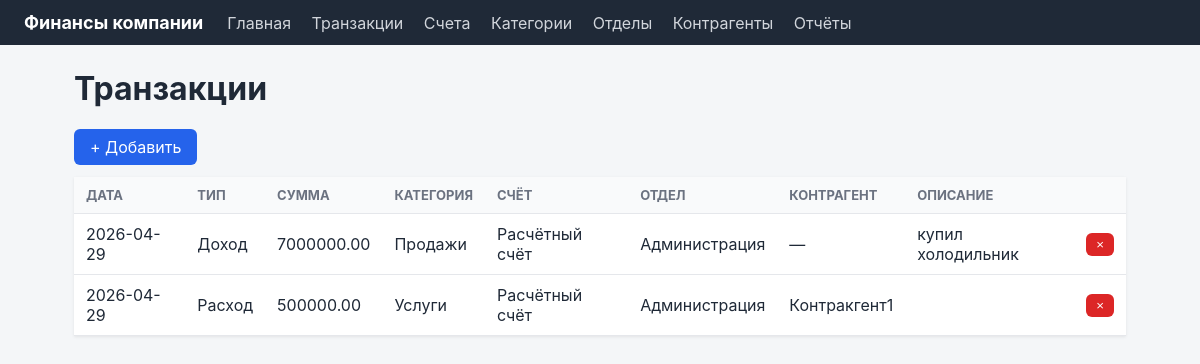
Screenshot of /transactions/ with the database file from the repository.
### app/models.py (models this page shows, shortened)
class Transaction(db.Model):
    __tablename__ = "transactions"
    id = db.Column(db.Integer, primary_key=True)
    type = db.Column(db.Enum(TransactionType), nullable=False)
    amount = db.Column(db.Numeric(14, 2), nullable=False)
    date = db.Column(db.Date, nullable=False, default=date.today)
    description = db.Column(db.String(255))
    created_at = db.Column(db.DateTime, default=datetime.utcnow)
    category_id = db.Column(db.Integer, db.ForeignKey("categories.id"), nullable=False)
    account_id = db.Column(db.Integer, db.ForeignKey("accounts.id"), nullable=False)
    department_id = db.Column(db.Integer, db.ForeignKey("departments.id"))
    counterparty_id = db.Column(db.Integer, db.ForeignKey("counterparties.id"))
    category = db.relationship("Category", back_populates="transactions")
    account = db.relationship("Account", back_populates="transactions")
    department = db.relationship("Department", back_populates="transactions")
    counterparty = db.relationship("Counterparty", back_populates="transactions")

class Category(db.Model):
    __tablename__ = "categories"
    id = db.Column(db.Integer, primary_key=True)
    name = db.Column(db.String(100), nullable=False, unique=True)
    type = db.Column(db.Enum(TransactionType), nullable=False)
    transactions = db.relationship("Transaction", back_populates="category")

class Account(db.Model):
    __tablename__ = "accounts"
    id = db.Column(db.Integer, primary_key=True)
    name = db.Column(db.String(100), nullable=False, unique=True)
    balance = db.Column(db.Numeric(14, 2), nullable=False, default=0)
    transactions = db.relationship("Transaction", back_populates="account")

class Department(db.Model):
    __tablename__ = "departments"
    id = db.Column(db.Integer, primary_key=True)
    name = db.Column(db.String(100), nullable=False, unique=True)
    description = db.Column(db.String(255))
    transactions = db.relationship("Transaction", back_populates="department")

class Counterparty(db.Model):
    __tablename__ = "counterparties"
    id = db.Column(db.Integer, primary_key=True)
    name = db.Column(db.String(150), nullable=False)
    type = db.Column(db.Enum(CounterpartyType), nullable=False)
    inn = db.Column(db.String(20))
    contact = db.Column(db.String(150))
    transactions = db.relationship("Transaction", back_populates="counterparty")

### app/routes/transactions.py (the view)
@bp.route("/")
def list_view():
    txs = Transaction.query.order_by(Transaction.date.desc()).all()
    return render_template("transactions/list.html", transactions=txs)

### app/templates/transactions/list.html (shortened to what this page needs)
{% extends "base.html" %}
{% block content %}
<h1>Транзакции</h1>
<a class="btn" href="{{ url_for('transactions.create') }}">+ Добавить</a>
<table>
    <tr>
        <th>Дата</th><th>Тип</th><th>Сумма</th><th>Категория</th>
        <th>Счёт</th><th>Отдел</th><th>Контрагент</th><th>Описание</th><th></th>
    </tr>
    {% for t in transactions %}
    <tr>
        <td>{{ t.date }}</td>
        <td>{{ "Доход" if t.type.value == "income" else "Расход" }}</td>
        <td>{{ "%.2f"|format(t.amount) }}</td>
        <td>{{ t.category.name }}</td>
        <td>{{ t.account.name }}</td>
        <td>{{ t.department.name if t.department else "—" }}</td>
        <td>{{ t.counterparty.name if t.counterparty else "—" }}</td>
        <td>{{ t.description or "" }}</td>
        <td>
            <form method="post" action="{{ url_for('transactions.delete', transaction_id=t.id) }}"
                  onsubmit="return confirm('Удалить?')">
                <button class="btn-danger">×</button>
            </form>
        </td>
    </tr>
    {% endfor %}
</table>
{% endblock %}

### app/static/css/style.css (style rules this page uses)
* { box-sizing: border-box; }
body { margin: 0; font-family: -apple-system, "Segoe UI", Roboto, sans-serif; background: #f4f6f8; color: #1f2937; }
h1 { margin-top: 0; }
table { width: 100%; border-collapse: collapse; background: #fff; margin: 12px 0; box-shadow: 0 1px 3px rgba(0,0,0,0.08); }
th, td { padding: 10px 12px; text-align: left; border-bottom: 1px solid #e5e7eb; }
th { background: #f9fafb; font-size: 13px; text-transform: uppercase; color: #6b7280; }
.btn, button.btn { background: #2563eb; color: #fff; padding: 8px 16px; border: none; border-radius: 6px; text-decoration: none; cursor: pointer; display: inline-block; }
.btn-danger { background: #dc2626; color: #fff; border: none; padding: 4px 10px; border-radius: 6px; cursor: pointer; }

### rows the page displays
Transaction: date "2026-04-29", type "Доход", amount "7000000.00", category.name "Продажи", account.name "Расчётный счёт", department "Администрация", counterparty "—", description "купил холодильник"
Transaction: date "2026-04-29", type "Расход", amount "500000.00", category.name "Услуги", account.name "Расчётный счёт", department "Администрация", counterparty "Контракгент1"
